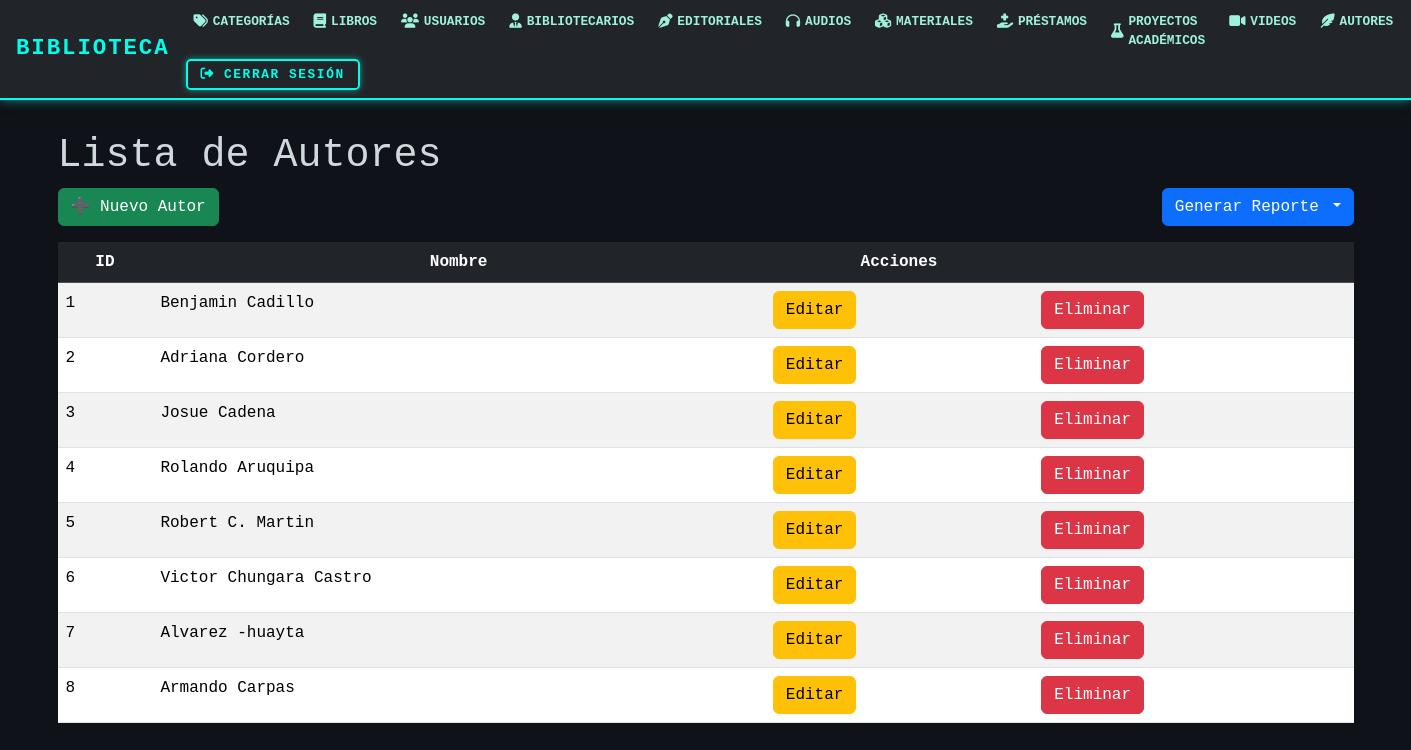
The page /autores/ on the database its author committed.
### models/autores_model.py (models this page shows, shortened)
class Autores(db.Model):
    __tablename__ = "autores"
    id_autor = db.Column(db.Integer,primary_key=True)
    nombre = db.Column(db.String(150),nullable=False)
    materiales = db.relationship('Material', back_populates='autor')
    @staticmethod #no depende de la clase
    def get_all():
        return Autores.query.all()

### controllers/autores_controllers.py (the view)
@autor_bp.route("/")
def index():
    autores = Autores.get_all()
    return autores_view.list(autores)

### views/autores_view.py (called while the page is built)
def list(autores):
    return render_template('autores/index.html', autores=autores)

### templates/autores/index.html (shortened to what this page needs)
{% extends 'base.html' %}
{% block content %}
<h1>Lista de Autores</h1>
<div class="d-flex justify-content-between mb-3">
    <a href="{{ url_for('autores.create') }}" class="btn btn-success">➕ Nuevo Autor</a>
    <div class="btn-group">
        <button class="btn btn-primary dropdown-toggle" data-bs-toggle="dropdown" aria-expanded="false">
            Generar Reporte
        </button>
    </div>
</div>
<table class="table table-striped">
    <thead class="table-dark">
        <tr class="text-center">
            <th>ID</th>
            <th>Nombre</th>
            <th>Acciones</th>
            <th></th>
        </tr>
    </thead>
    {% for item in autores %}
    <tr>
        <td>{{ item.id_autor }}</td>
        <td>{{ item.nombre }}</td>
        <td>
            <a href="{{ url_for('autores.edit', id_autor=item.id_autor) }}" class="btn btn-warning">Editar</a>
        </td>
        <td>
            <a href="{{ url_for('autores.delete', id_autor=item.id_autor) }}" class="btn btn-danger"
   onclick="return confirm('¿Estás seguro de eliminar este autor?')">Eliminar</a>
        </td>
    </tr>
    {% else %}
    <tr>
            <td colspan="6" class="text-center">No hay Autorees registrados.</td>
    </tr>
    {% endfor %}
</table>
{% endblock %}

### rows shown on the page
Autores: id_autor "1", nombre "Benjamin Cadillo"
Autores: id_autor "2", nombre "Adriana Cordero"
Autores: id_autor "3", nombre "Josue Cadena"
Autores: id_autor "4", nombre "Rolando Aruquipa"
Autores: id_autor "5", nombre "Robert C. Martin"
Autores: id_autor "6", nombre "Victor Chungara Castro"
Autores: id_autor "7", nombre "Alvarez -huayta"
Autores: id_autor "8", nombre "Armando Carpas"
